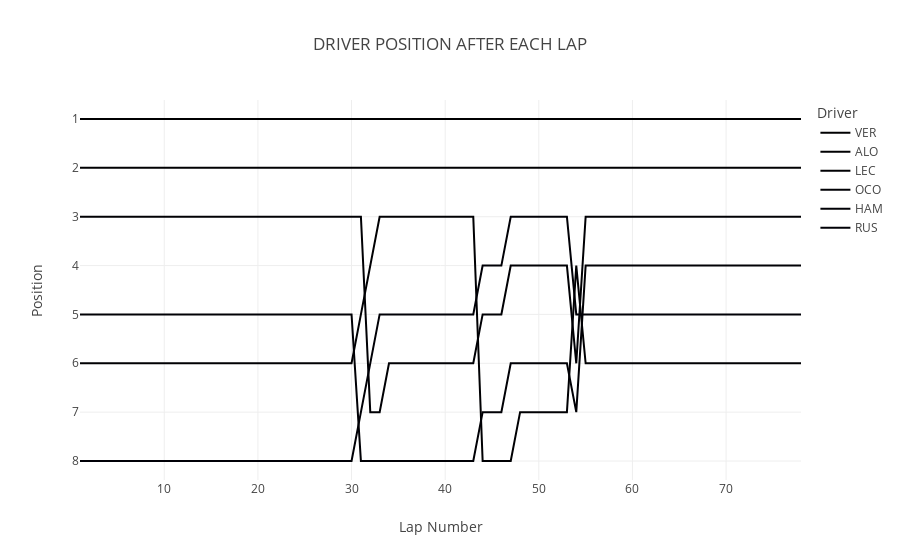

Notebook code for this chart:
### Markdown cell above
# drivers position after each lap

### Code cell
fig = px.line(
    laps[laps["Driver"].isin(drivers)],
    x = "LapNumber",
    y = "Position",
    color = "Driver",
    title = "DRIVER POSITION AFTER EACH LAP",
    labels = {'LapNumber': 'Lap Number', 'Position': 'Position'}

)
fig.update_yaxes(autorange="reversed")
fig.show()
